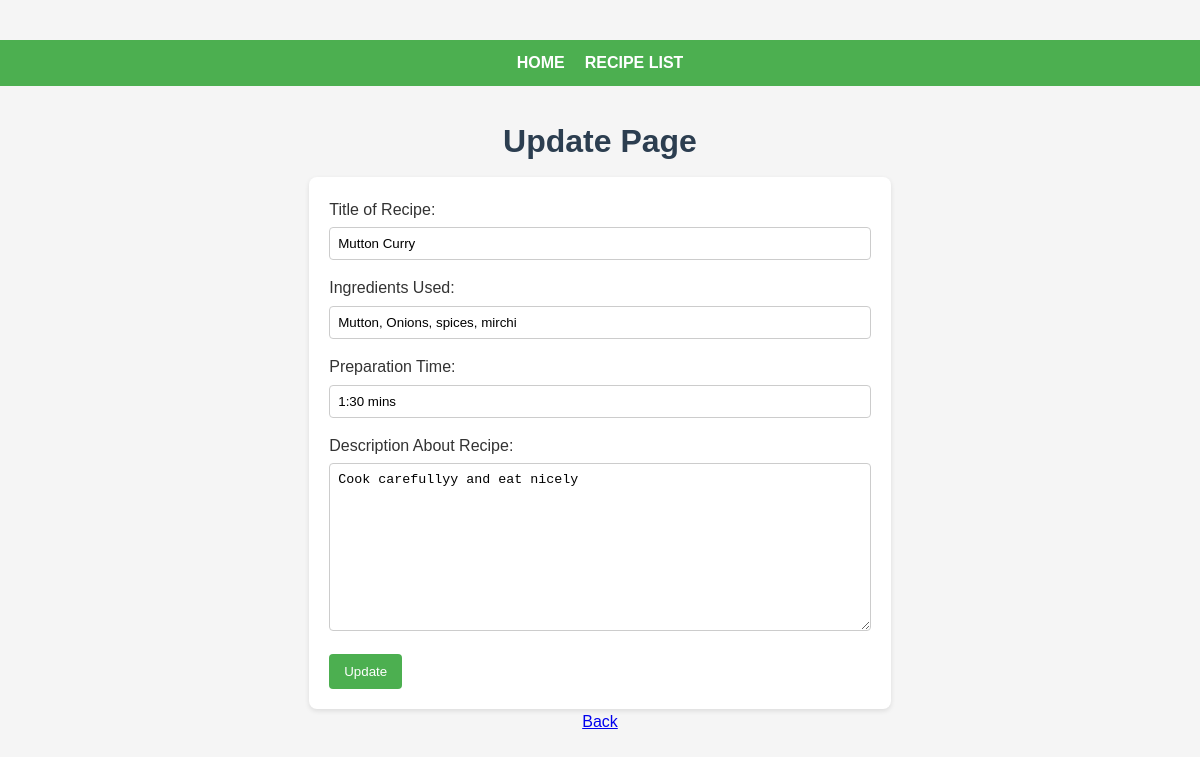
Page /recipe_update/5/ on the committed database.
### recipe_data/models.py (models this page shows, shortened)
class Recipe(models.Model):
    title = models.CharField(max_length=30)
    ingredients = models.CharField()
    preparation_time = models.CharField()
    instructions = models.TextField()

### recipe_data/views.py (the view)
# urls.py: path('recipe_update/<int:id>/', recipe_update, name='recipe_update'),
def recipe_update(request, id):
    try:
        recipe_data=Recipe.objects.get(id=id)
    except Recipe.DoesNotExist:
        return HttpResponse("Recipe Not Found")
    if request.method == 'POST':
        form = RecipeForm(request.POST, request.FILES, instance=recipe_data)
        if form.is_valid():
            form.save()
            return redirect('recipe_list')
    else:
        form = RecipeForm(instance=recipe_data)
    context = {
        'title' : 'RecipeUpdatePage',
        'form' : form,
        'recipe_data' : recipe_data,
    }
    return render(request, 'recipe_update.html', context)

### recipe_data/forms.py
class RecipeForm(forms.ModelForm):
    class Meta:
        model = Recipe
        fields = '__all__'
        labels = {
            'title' : 'Title of Recipe',
            'ingredients' : 'Ingredients Used',
            'preparation_time' : 'Preparation Time',
            'instructions' : 'Description About Recipe',
        }
        widgets = {
            'title' : forms.TextInput(attrs={
                'type' : 'text',
                'placeholder' : 'Enter Recipe name',
            }),
            'ingredients' : forms.TextInput(attrs={
                'type' : 'text',
                'placeholder' : 'Enter ingredients',
            }),
        }

### recipe_data/templates/recipe_update.html (shortened to what this page needs)
{% extends 'base.html' %}
{% load static %}
{% block content %}
<h1>Update Page</h1>
<form action="" method="post" enctype="multipart/form-data">
    <div>
        {{ form.title.label_tag }}<br>
        {{ form.title }}
    </div>
    <div>
        {{ form.ingredients.label_tag }}<br>
        {{ form.ingredients }}
    </div>
    <div>
        {{ form.preparation_time.label_tag }}<br>
        {{ form.preparation_time }}
    </div>
    <div>
        {{ form.instructions.label_tag }}
        {{ form.instructions }}
    </div>
    <button type="submit">Update</button>
</form>
<a href="{% url 'home' %}">Back</a>
{% endblock content %}

### static/css/style.css (style rules this page uses)
* { margin: 0; padding: 0; box-sizing: border-box; overflow-x: hidden; }
body { font-family: 'Segoe UI', Tahoma, Geneva, Verdana, sans-serif; background-color: #f9f9f9; color: #333; line-height: 1.6; padding: 20px; }
h1, h3 { margin: 10px 0; color: #2c3e50; }
form { background: white; padding: 20px; border-radius: 8px; box-shadow: 0 2px 5px rgba(0, 0, 0, 0.1); max-width: 600px; }
form div { margin-bottom: 15px; }
form input, form textarea { width: 100%; padding: 8px; margin-top: 5px; border: 1px solid #ccc; border-radius: 4px; }
button { padding: 10px 15px; background-color: #4CAF50; color: white; border: none; border-radius: 4px; cursor: pointer; }
body { font-family: Arial, sans-serif; background-color: #f5f5f5; margin: 0; padding: 40px 20px; display: flex; flex-direction: column; align-items: center; }

### rows in the picture
Recipe: title "Mutton Curry", ingredients "Mutton, Onions, spices, mirchi", preparation_time "1:30 mins", instructions "Cook carefullyy and eat nicely"
